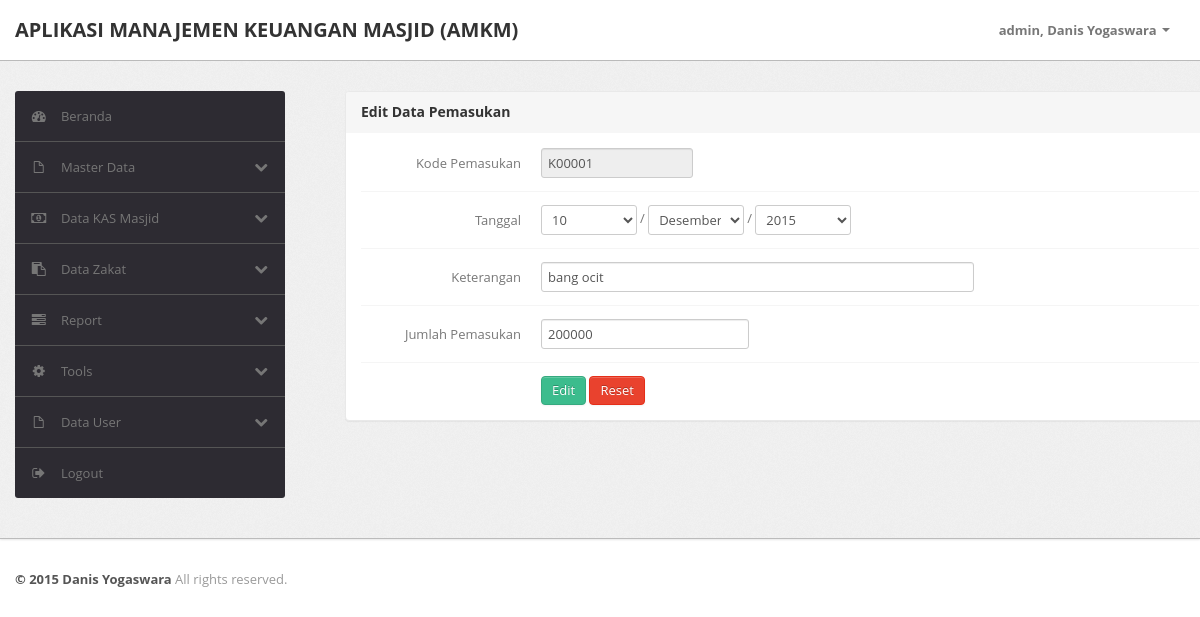
The page /index.php?page=kas&act=edit_kas&id=K00001 (signed in) on the database its author committed.
### tables this page shows
CREATE TABLE IF NOT EXISTS `tbl_kas_masjid` (
  `id_kas` varchar(10) NOT NULL,
  `tanggal` date NOT NULL,
  `ket` text NOT NULL,
  `pemasukan` varchar(10) DEFAULT NULL,
  `pengeluaran` varchar(10) DEFAULT NULL,
  `session` varchar(50) NOT NULL
);

### model/modelKas.php (called while the page is built, shortened)
<?php
class modelKas{
	public function execute($query){
		return mysql_query($query);
	}
	public function fetch($var){
		return mysql_fetch_array($var);
	}
	public function select($id){
		$query = "SELECT * FROM tbl_kas_masjid WHERE id_kas = '$id'";
		return $this->execute($query);
	}
}
?>

### view/kas/edit_pemasukan.php (the view, shortened to what this page needs)
<div class="span9">
	<div class="content">
		<div class="module">
			<div class="module-head">
				<h3>Edit Data Pemasukan</h3>
			</div>
			<div class="module-body">
				<form class="form-horizontal row-fluid" method="POST">
					<div class="control-group">
						<label class="control-label" for="basicinput">Kode Pemasukan</label>
						<div class="controls">
							<input type="text" id="basicinput" name="id_pemasukan" value="<?php echo $row['id_kas']?>" class="span3" readonly="readonly">
						</div>
					</div>
					<div class="control-group">
						<label class="control-label" for="basicinput">Tanggal</label>
						<div class="controls">
							<select name="tgl" class="span2">
							</select> /
							<select name="bln" class="span2">
							</select> /
							<select name="thn" class="span2">
							</select>
						</div>
					</div>
					<div class="control-group">
						<label class="control-label" for="basicinput">Keterangan</label>
						<div class="controls">
							<input type="text" id="basicinput" value="<?php echo $row['ket']?>" name="ket" class="span8">
						</div>
					</div>
					<div class="control-group">
						<label class="control-label" for="basicinput">Jumlah Pemasukan</label>
						<div class="controls">
							<input type="text" id="basicinput" name="pemasukan" value="<?php echo $row['pemasukan']?>" class="span4" onkeyup="validasiAngka(this);" onblur="validasi_numstring(this);">
						</div>
					</div>
					<div class="control-group">
						<div class="controls">
							<input type="submit" name="edit" class="btn btn-success" value="Edit">
							<button type="reset" class="btn btn-danger">Reset</button>
						</div>
					</div>
				</form>
			</div>
		</div>
	</div>
</div>

### assets/css/tampilan.css (style rules this page uses)
body { font-size: 13px; font-family: 'Open Sans', Arial, sans-serif; background: #fff; color: #777 }
h1, h2, h3, h4, h5, h6 { color: #333; margin-top: 0 }
h3 { font-size: 20px }
form { margin: 0 }
select, textarea, input[type="text"], input[type="password"], input[type="datetime"], input[type="datetime-local"], input[type="date"], input[type="month"], input[type="time"], input[type="week"], input[type="number"], input[type="email"], input[type="url"], input[type="search"], input[type="tel"], input[type="color"], .uneditable-input, label, input, button, select, textarea { -webkit-border-radius: 3px; -moz-border-radius: 3px; border-radius: 3px; font-size: 13px; font-family: 'Open Sans', Tahoma, Arial, sans-serif }
.module { background: #fff; -webkit-border-radius: 3px; -moz-border-radius: 3px; border-radius: 3px; border: 1px solid #ccc; border-bottom-color: #bbb; -webkit-box-shadow: 0 0 1px rgba(0,0,0,0.2); -moz-box-shadow: 0 0 1px rgba(0,0,0,0.2); box-shadow: 0 0 1px rgba(0,0,0,0.2); margin-bottom: 30px }
.form-horizontal .control-group, .form-vertical .control-group { margin-bottom: 0 }
.form-horizontal .control-group+.control-group, .form-vertical .control-group+.control-group { margin-top: 13px; padding-top: 13px; border-top: 1px solid #f5f5f5 }
.btn, .btn-box { -webkit-border-radius: 3px; -moz-border-radius: 3px; border-radius: 3px }
.btn { font-size: 13px; font-weight: 600 }
.btn { display: inline-block; margin-bottom: 0; font-weight: 400; text-align: center; vertical-align: middle; cursor: pointer; background-image: none; border: 1px solid transparent; white-space: nowrap; padding: 4px 10px; font-size: 13px; line-height: 1.42857; border-radius: 4px; -webkit-user-select: none; -moz-user-select: none; -ms-user-select: none; user-select: none }
.btn-success { color: #fff; background-color: #3cbc8d; border-color: #36a97f }
.btn-danger { color: #fff; background-color: #e9422e; border-color: #e52e18 }
.module { box-shadow: 0 0 3px rgba(0,0,0,.1); border-color: #e9e9e9; margin-bottom: 20px; background-color: #fff; border-radius: 4px; -webkit-box-shadow: 0 1px 1px rgba(0,0,0,.05); box-shadow: 0 1px 1px rgba(0,0,0,.05); }
.module-head { color: #767676; background-color: #f6f6f6; border-color: #e9e9e9; padding: 10px 15px; border-bottom: 1px solid transparent; border-top-right-radius: 3px; border-top-left-radius: 3px; }
.module-head h3 { font-size: 14px; line-height: 20px; height: 20px; margin: 0 }
.module-body { padding: 15px }

### rows shown on the page
tbl_kas_masjid: id_pemasukan "K00001", ket "bang ocit", pemasukan "200000"

### other values the page prints
$_SESSION['level'] "admin"
$_SESSION['nama'] "Danis Yogaswara"
form field tgl "10"
form field bln "Desember"
form field thn "2015"
